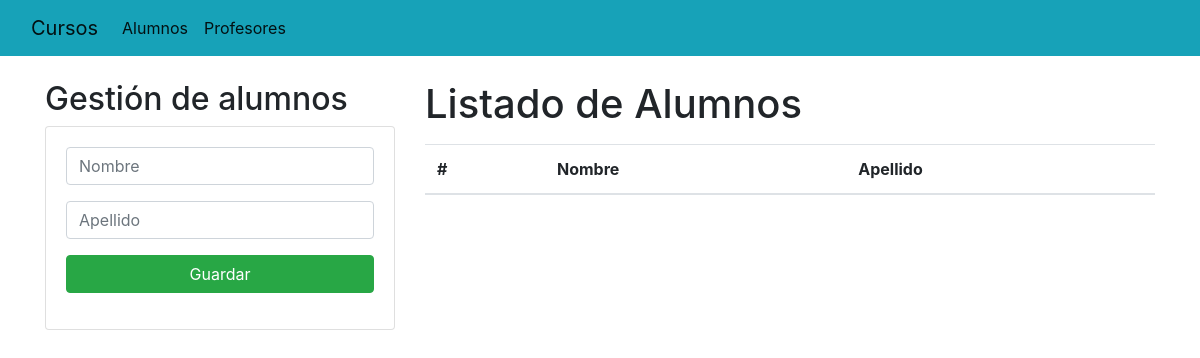
The app's page /alumnos/, older data.
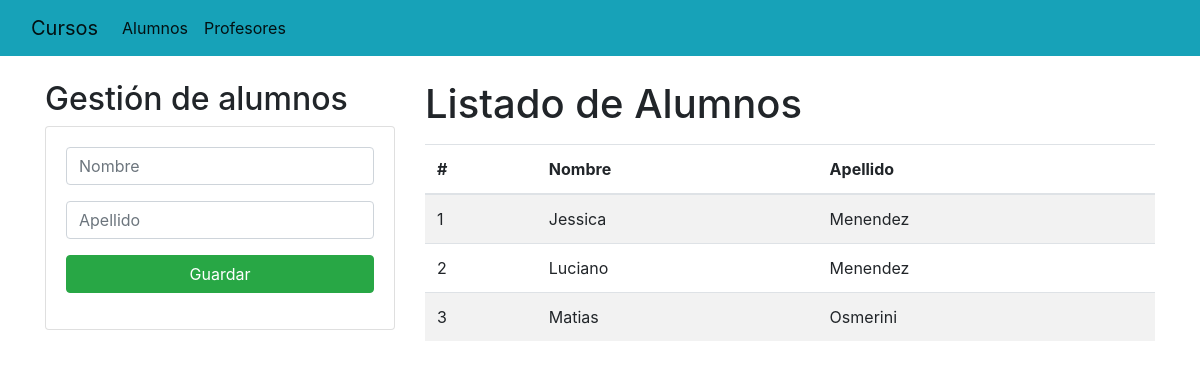
The same page, newer data.
### Academico/models.py (models this page shows, shortened)
class Alumno(models.Model):
    nombre= models.CharField(max_length=30)
    apellido= models.CharField(max_length=30)
    email= models.EmailField()

### Academico/views.py (the view)
# urls.py: path('alumnos/', views.homeAlumno),
def homeAlumno(request):
    alumnos = Alumno.objects.all()
    return render(request, "gestionAlumnos.html", {"alumnos": alumnos})

### Academico/templates/gestionAlumnos.html (shortened to what this page needs)
{% extends "./base.html" %}
{% block body %}
    <div class="row">
        <div class="col-sm-12 col-md-6 col-lg-4 col-xl-4">
            <h2>Gestión de alumnos</h2>
            <div class="card">
            <div class="card-body">
                <form action="/registrarAlumno/" method="POST"> {% csrf_token %}
                    <div class="form-group">
                        <input type="text" id="txtNombreAlumno" name="txtNombreAlumno" class="form-control" placeholder="Nombre"
                             maxlength="50" required>
                    </div>
                    <div class="form-group">
                        <input type="text" id="txtApellidoAlumno" name="txtApellidoAlumno" class="form-control" placeholder="Apellido"
                            maxlength="50" required>
                    </div>
                    <div class="form-group">
                        <button type="submit" class="btn btn-success btn-block text-white">Guardar</button>
                    </div>
                </form>
                </div>
            </div>
        </div>
        <div class="col-sm-12 col-md-6 col-lg-8 col-xl-8">
            <h1>Listado de Alumnos</h1>
            <div class="table-responsive py-2">
                <table class="table table-striped">
                    <thead>
                        <tr>
                            <th>#</th>
                            <th>Nombre</th>
                            <th>Apellido</th>
                        </tr>
                    </thead>
                    <tbody>
                        {% for a in alumnos %}
                        <tr>
                            <td>{{forloop.counter}}</td>
                            <td>{{a.nombre}}</td>
                            <td>{{a.apellido}}</td>
                        </tr>
                        {% endfor %}
                    </tbody>
                </table>
            </div>
        </div>
    </div>
{% endblock %}

Row changes from the older to the newer data that the page shows:
added Alumno: nombre "Jessica", apellido "Menendez"
added Alumno: nombre "Luciano", apellido "Menendez"
added Alumno: nombre "Matias", apellido "Osmerini"
